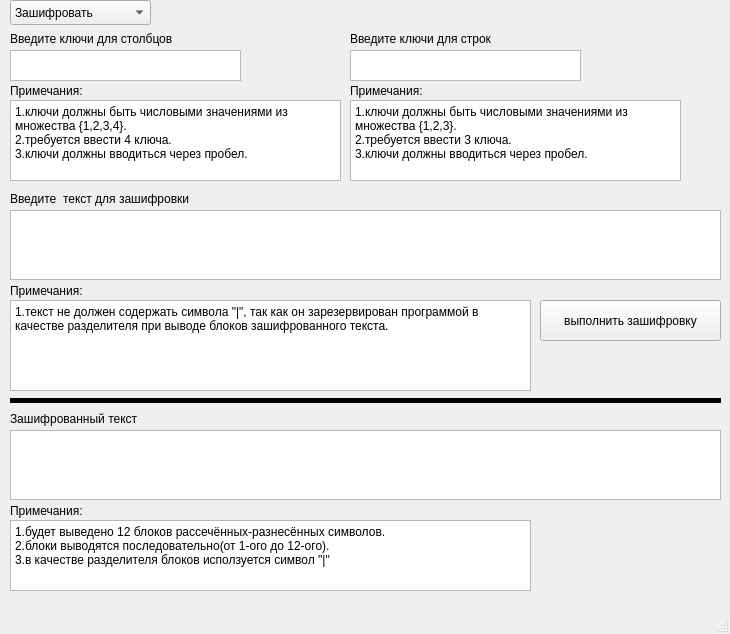
<?xml version="1.0" encoding="UTF-8"?>
<ui version="4.0">
 <class>MainWindow</class>
 <widget class="QMainWindow" name="MainWindow">
  <property name="geometry">
   <rect>
    <x>0</x>
    <y>0</y>
    <width>730</width>
    <height>634</height>
   </rect>
  </property>
  <property name="minimumSize">
   <size>
    <width>0</width>
    <height>0</height>
   </size>
  </property>
  <property name="windowTitle">
   <string>MainWindow</string>
  </property>
  <widget class="QWidget" name="centralwidget">
   <widget class="QComboBox" name="comboBox">
    <property name="geometry">
     <rect>
      <x>10</x>
      <y>0</y>
      <width>141</width>
      <height>25</height>
     </rect>
    </property>
    <item>
     <property name="text">
      <string>Зашифровать</string>
     </property>
    </item>
    <item>
     <property name="text">
      <string>Расшифровать</string>
     </property>
    </item>
   </widget>
   <widget class="QPlainTextEdit" name="InputColomsKeys">
    <property name="geometry">
     <rect>
      <x>10</x>
      <y>50</y>
      <width>231</width>
      <height>31</height>
     </rect>
    </property>
    <property name="plainText">
     <string/>
    </property>
   </widget>
   <widget class="QLabel" name="LabelColomsKeys">
    <property name="geometry">
     <rect>
      <x>10</x>
      <y>30</y>
      <width>231</width>
      <height>17</height>
     </rect>
    </property>
    <property name="text">
     <string>Введите ключи для столбцов</string>
    </property>
   </widget>
   <widget class="QLabel" name="LabelInputText">
    <property name="geometry">
     <rect>
      <x>10</x>
      <y>190</y>
      <width>241</width>
      <height>17</height>
     </rect>
    </property>
    <property name="text">
     <string>Введите  текст для зашифровки</string>
    </property>
   </widget>
   <widget class="QPlainTextEdit" name="InputText">
    <property name="geometry">
     <rect>
      <x>10</x>
      <y>210</y>
      <width>711</width>
      <height>70</height>
     </rect>
    </property>
   </widget>
   <widget class="QPlainTextEdit" name="OutputText">
    <property name="geometry">
     <rect>
      <x>10</x>
      <y>430</y>
      <width>711</width>
      <height>70</height>
     </rect>
    </property>
   </widget>
   <widget class="QLabel" name="LabelOutputText">
    <property name="geometry">
     <rect>
      <x>10</x>
      <y>410</y>
      <width>181</width>
      <height>17</height>
     </rect>
    </property>
    <property name="text">
     <string>Зашифрованный текст</string>
    </property>
   </widget>
   <widget class="QLabel" name="AttentionLabelInputText">
    <property name="geometry">
     <rect>
      <x>10</x>
      <y>280</y>
      <width>91</width>
      <height>21</height>
     </rect>
    </property>
    <property name="text">
     <string>Примечания:</string>
    </property>
   </widget>
   <widget class="QLabel" name="AttentionLabelOutputText">
    <property name="geometry">
     <rect>
      <x>10</x>
      <y>500</y>
      <width>91</width>
      <height>21</height>
     </rect>
    </property>
    <property name="text">
     <string>Примечания:</string>
    </property>
   </widget>
   <widget class="QPushButton" name="pushButton">
    <property name="geometry">
     <rect>
      <x>540</x>
      <y>300</y>
      <width>181</width>
      <height>41</height>
     </rect>
    </property>
    <property name="text">
     <string>выполнить зашифровку</string>
    </property>
   </widget>
   <widget class="Line" name="line">
    <property name="geometry">
     <rect>
      <x>10</x>
      <y>390</y>
      <width>711</width>
      <height>20</height>
     </rect>
    </property>
    <property name="frameShadow">
     <enum>QFrame::Plain</enum>
    </property>
    <property name="lineWidth">
     <number>5</number>
    </property>
    <property name="orientation">
     <enum>Qt::Horizontal</enum>
    </property>
   </widget>
   <widget class="QLabel" name="AttentionLabelInputColomsKeys">
    <property name="geometry">
     <rect>
      <x>10</x>
      <y>80</y>
      <width>101</width>
      <height>21</height>
     </rect>
    </property>
    <property name="text">
     <string>Примечания:</string>
    </property>
   </widget>
   <widget class="QPlainTextEdit" name="AttentionTextColomsKeys">
    <property name="enabled">
     <bool>true</bool>
    </property>
    <property name="geometry">
     <rect>
      <x>10</x>
      <y>100</y>
      <width>331</width>
      <height>81</height>
     </rect>
    </property>
    <property name="readOnly">
     <bool>true</bool>
    </property>
    <property name="plainText">
     <string>1.ключи должны быть числовыми значениями из множества {1,2,3,4}.
2.требуется ввести 4 ключа.
3.ключи должны вводиться через пробел.</string>
    </property>
   </widget>
   <widget class="QPlainTextEdit" name="AttentionTextInputText">
    <property name="enabled">
     <bool>true</bool>
    </property>
    <property name="geometry">
     <rect>
      <x>10</x>
      <y>300</y>
      <width>521</width>
      <height>91</height>
     </rect>
    </property>
    <property name="readOnly">
     <bool>true</bool>
    </property>
    <property name="plainText">
     <string>1.текст не должен содержать символа &quot;|&quot;, так как он зарезервирован программой в качестве разделителя при выводе блоков зашифрованного текста. </string>
    </property>
   </widget>
   <widget class="QPlainTextEdit" name="AttentionTextOutputText">
    <property name="geometry">
     <rect>
      <x>10</x>
      <y>520</y>
      <width>521</width>
      <height>71</height>
     </rect>
    </property>
    <property name="readOnly">
     <bool>true</bool>
    </property>
    <property name="plainText">
     <string>1.будет выведено 12 блоков рассечённых-разнесённых символов.
2.блоки выводятся последовательно(от 1-ого до 12-ого).
3.в качестве разделителя блоков исползуется символ &quot;|&quot;</string>
    </property>
   </widget>
   <widget class="QPlainTextEdit" name="InputRowsKeys">
    <property name="geometry">
     <rect>
      <x>350</x>
      <y>50</y>
      <width>231</width>
      <height>31</height>
     </rect>
    </property>
    <property name="plainText">
     <string/>
    </property>
   </widget>
   <widget class="QLabel" name="LabelRowsKeys">
    <property name="geometry">
     <rect>
      <x>350</x>
      <y>30</y>
      <width>231</width>
      <height>17</height>
     </rect>
    </property>
    <property name="text">
     <string>Введите ключи для строк</string>
    </property>
   </widget>
   <widget class="QLabel" name="AttentionLabelInputRowsKeys">
    <property name="geometry">
     <rect>
      <x>350</x>
      <y>80</y>
      <width>101</width>
      <height>21</height>
     </rect>
    </property>
    <property name="text">
     <string>Примечания:</string>
    </property>
   </widget>
   <widget class="QPlainTextEdit" name="AttentionTextRowsKeys">
    <property name="enabled">
     <bool>true</bool>
    </property>
    <property name="geometry">
     <rect>
      <x>350</x>
      <y>100</y>
      <width>331</width>
      <height>81</height>
     </rect>
    </property>
    <property name="readOnly">
     <bool>true</bool>
    </property>
    <property name="plainText">
     <string>1.ключи должны быть числовыми значениями из множества {1,2,3}.
2.требуется ввести 3 ключа.
3.ключи должны вводиться через пробел.</string>
    </property>
   </widget>
  </widget>
  <widget class="QMenuBar" name="menubar">
   <property name="geometry">
    <rect>
     <x>0</x>
     <y>0</y>
     <width>730</width>
     <height>22</height>
    </rect>
   </property>
  </widget>
  <widget class="QStatusBar" name="statusbar">
   <property name="minimumSize">
    <size>
     <width>0</width>
     <height>0</height>
    </size>
   </property>
  </widget>
 </widget>
 <resources/>
 <connections/>
</ui>
